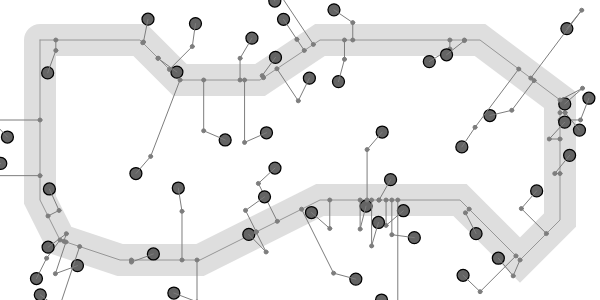
Frame 1 (no input)
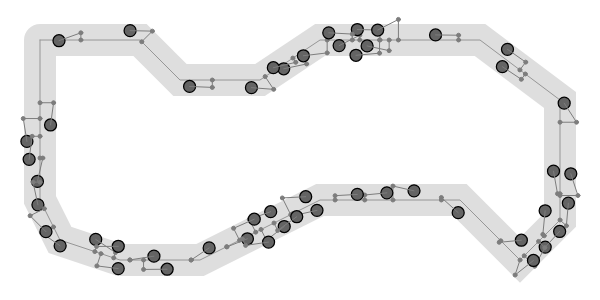
Frame 60 (no input)
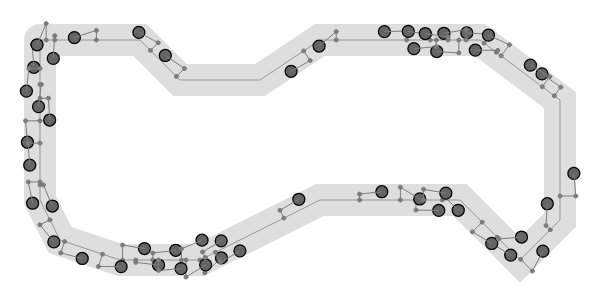
Frame 120 (the mouse pressed at the canvas centre since frame 60)

The p5.js sketch that drew these frames (run headless with seeded random() and noise() and a simulated clock; from frame 60 on, the mouse is pressed at the canvas centre):

// p5.js sketch
// ── sketch.js
// User Global Variables
let width = 600, height = 300;
let canvas; // Reference to p5 canvas object (see 'setup()')
let vehicles = [];


// User-Defined Classes
class Path {
  constructor(radius=16, offset=20) {
    this.radius = radius; // Path's width
    this.offset = offset;
    this.points = []; 
    this.labels = [];
  }
  // Methods
  add_point(x, y, label="") { 
    let point = createVector(x, y);
    this.points.push(point);
    this.labels.push(label);
  }
  show() {
    push(); // Draws thick line (radius)
    noFill();
    stroke(200, 150); 
    strokeWeight(this.radius * 2); // '*2': given both sides
    beginShape();
    for (let i = 0; i < this.points.length; i++) {
      vertex(this.points[i].x, this.points[i].y);
    }
    endShape();
    pop();
  
    push(); // Draws main line (path's center); last so it's on top
    noFill();
    stroke(150);
    strokeWeight(1);
    beginShape(); // Starts recording vertices for shape
    for (let i = 0; i < this.points.length; i++) {
      vertex(this.points[i].x, this.points[i].y); // Gets points' coordinates
    }
    endShape(); 
    pop();
  }
}

class Vehicle {
  constructor(x, y, radius=6) {
    // Motion
    this.position = createVector(x, y);
    this.velocity = createVector(random(-2,2), random(-2,2)); 
    this.acceleration = createVector(0, 0);
    this.max_speed = random(2,4); // Max 'velocity' magnitude
    this.max_force = 0.3; // Max 'apply_force()' value
    // Object
    this.radius = radius; // Circle parameter
    // Path
    this.future = null; // Future position vector
    this.normal = null; // Shortest normal point on the path
    this.min_dist = Infinity; // Initialized with very high value
    this.target = null; // Location we want to steer towards
  }
  // Methods
  apply_behaviors(vehicles, path) {
    let follow_force = this.follow(path); // Path follow steering force
    let separate_force = this.separate(vehicles); // Proximity force
    
    follow_force.mult(3); // Using arbitrary weighting (by scaling the forces magnitudes)
    separate_force.mult(1);
    // Accumulate in acceleration
    this.apply_force(follow_force); // Applying the forces
    this.apply_force(separate_force);
  }
  follow(path, ahead=25) {
    this.future = this.velocity.copy(); 
    this.future.normalize(); // Unit vector
    this.future.setMag(ahead); // Predicting 'ahead' frames ahead
    this.future.add(this.position); // Future position vector
    
    // Refreshing attributes
    this.normal = null; 
    this.min_dist = Infinity; 
    this.target = null; 

    // Finding the normal for each line segment (based on 'future')  anc choosing the closest
    for (let i = 0; i < path.points.length - 1; i++) { // Looping through all path's points
      let start = path.points[i]; // 'start'/'end' points of a line segment
      let end = path.points[(i + 1) % path.points.length]; // Path has to be closed (wrap around)
      let normal_temp = this.get_normal(this.future, start, end); // Gets normal point on current line segment
      let segment_direction = p5.Vector.sub(end, start); // Direction of current line segment
                                                         // Important: we need it because we want to target a little ahead of 'normal'
      
      if (normal_temp.x < min(start.x, end.x) || // 'normal_temp's 'x' coordinate is smaller than segment's minimum OR
          normal_temp.x > max(start.x, end.x) || // 'normal_temp's 'x' coordinate is greater than segment's maximum OR
          normal_temp.y < min(start.y, end.y) || // 'normal_temp's 'y' coordinate is smaller than segment's minimum OR
          normal_temp.y > max(start.y, end.y)) { // 'normal_temp's 'y' coordinate is greater than segment's maximum
        normal_temp = end.copy() // If outside current segment, consider the end of segment
        // If we're at 'end' we want the next segment for looking ahead
        start = path.points[(i + 1) % path.points.length];
        end = path.points[(i + 2) % path.points.length]; // Path wraps around
        segment_direction = p5.Vector.sub(end, start); // Using next segment (instead of current)
      }

      let distance = p5.Vector.dist(this.future, normal_temp); // Distance to 'future'
      if (distance < this.min_dist) { // If 'distance' is smaller than shortest distance so far...
        this.min_dist = distance;
        this.normal = normal_temp; // Updates 'normal'

        segment_direction.normalize(); // Looks to current segment direction so we target a little ahead of 'normal'
        segment_direction.mult(ahead); // Predicting 'ahead' frames ahead
        
        this.target = this.normal.copy();
        this.target.add(segment_direction); // Adjusting 'target' to a little ahead
      }
    }

    if (this.min_dist > path.radius) { // If 'min_dist' is greater than radius, we steer...
      return this.seek(this.target); // Returns steering force
    } else {
      return createVector(0, 0); // Returns 'empty' force
    }
  }
  get_normal(future, start, end) {
    let start_position = p5.Vector.sub(future, start); // Vector pointing from 'start' to 'future'  
    let start_end = p5.Vector.sub(end, start); // Vector pointing from 'start' to 'end'  
    start_end.normalize(); // Unit vector
    start_end.mult(start_position.dot(start_end)); // Scales 'start_position' to projection on 'start_end'
    return p5.Vector.add(start, start_end);
  } 
  seek(target) { // Seeks target's current position 
    let force = p5.Vector.sub(target, this.position); // Direction vector (points from position to target)
    force.normalize(); // Unit vector
    force.mult(this.max_speed); // Scales magnitude
    force.sub(this.velocity); // Force vector (the force needed, with current velocity, to steer into target)
    force.limit(this.max_force); // Limits magnitude
    return force;
  }
  update() {
    this.velocity.add(this.acceleration); // Updates velocity
    this.velocity.limit(this.max_speed); // Limits velocity
    this.position.add(this.velocity); // Updates position
    this.acceleration.mult(0); // Reset acceleration
  }
  apply_force(force) { // Receives a force (mass is not considered in this example)
    this.acceleration.add(force);
  }
  run() {
    this.update();
    this.show();
    this.show_assets()
;  }
  separate(vehicles) { // Checks for nearby vehicles and steers away
    let desired_separation = this.radius * 3; // Separation based on physical property
                                              // Influence zone threshold (beyond it, there's no influence)
    let sum_influence = createVector(); // Vector that aggregates all influences (superposition)
    let count_influence = 0; // Influences counter
    for (let vehicle of vehicles) { // Looping all vehicles...
      let distance = p5.Vector.dist(this.position, vehicle.position); // Distance scalar
      
      if (this != vehicle && distance < desired_separation) { // If not the same and within influence zone...
        let difference = p5.Vector.sub(this.position, vehicle.position); // Distance vector (points from 'vehicle' to 'this')
                                                                         // We want the influence on 'this'
        difference.setMag(1/distance); // Scaling magnitude 
                                       // Inversely proportional to 'distance' (the closer, the stronger)
        sum_influence.add(difference); // Adds influence
        count_influence++; // Iterates counter
      }
    }

    if (count_influence > 0) { // If any influence...
      sum_influence.div(count_influence); // Averages influences
    }

    if (sum_influence.mag() > 0) { // If averaged influence is positive...
      sum_influence.setMag(this.max_speed); // Scales magnitude to 'max_speed'
      sum_influence.sub(this.velocity); // From this point on 'sum_influence' becomes a force vector
      sum_influence.limit(this.max_force); // Limits magnitude
    }
    return sum_influence; // Force vector
  }
  show() { 
    push(); // New style start
    fill(100);
    stroke(0);
    strokeWeight(1.25);
    translate(this.position.x, this.position.y);
    circle(0, 0, this.radius*2);
    pop(); // New style end
  }
  show_assets(){
    push(); // Draws future position
    fill(125);
    stroke(125);
    strokeWeight(1);
    line(this.position.x, this.position.y, this.future.x, this.future.y);
    circle(this.future.x, this.future.y, 4);
    pop();

    push(); 
    fill(125);
    stroke(125);
    strokeWeight(1);
    circle(this.normal.x, this.normal.y, 4);
    line(this.future.x, this.future.y, this.normal.x, this.normal.y);
  }
}


// User-Defined Functions


// p5 Main
function setup() {
  canvas = createCanvas(width, height); // Canvas reference
  
  path = new Path(); // Instantiating 'Path'
  path.add_point(40,40); // Adding points (must be left -> right oriented)
  path.add_point(140,40);
  path.add_point(180,80);
  path.add_point(260,80);
  path.add_point(320,40);
  path.add_point(480,40);
  path.add_point(560,100);
  path.add_point(560,220);
  path.add_point(520,260);
  path.add_point(460,200);
  path.add_point(320,200);
  path.add_point(200,260);
  path.add_point(160,260);
  path.add_point(120,260);
  path.add_point(60,240);
  path.add_point(40,200);
  path.add_point(40,40);
  

  // We are now making random vehicles and storing them in an ArrayList
  for (let i = 0; i < 50; i++) {
    vehicles.push(new Vehicle(random(width), random(height))); // Instantiating 'Vehicle'
  }
}

function draw() {
  // Main
  background(255); // Grayscale white

  path.show();

  for (let vehicle of vehicles) { 
    vehicle.apply_behaviors(vehicles, path); // Applies forces from both path follow/separate
    vehicle.run(); // 'update()' + 'show()'
  }
}
